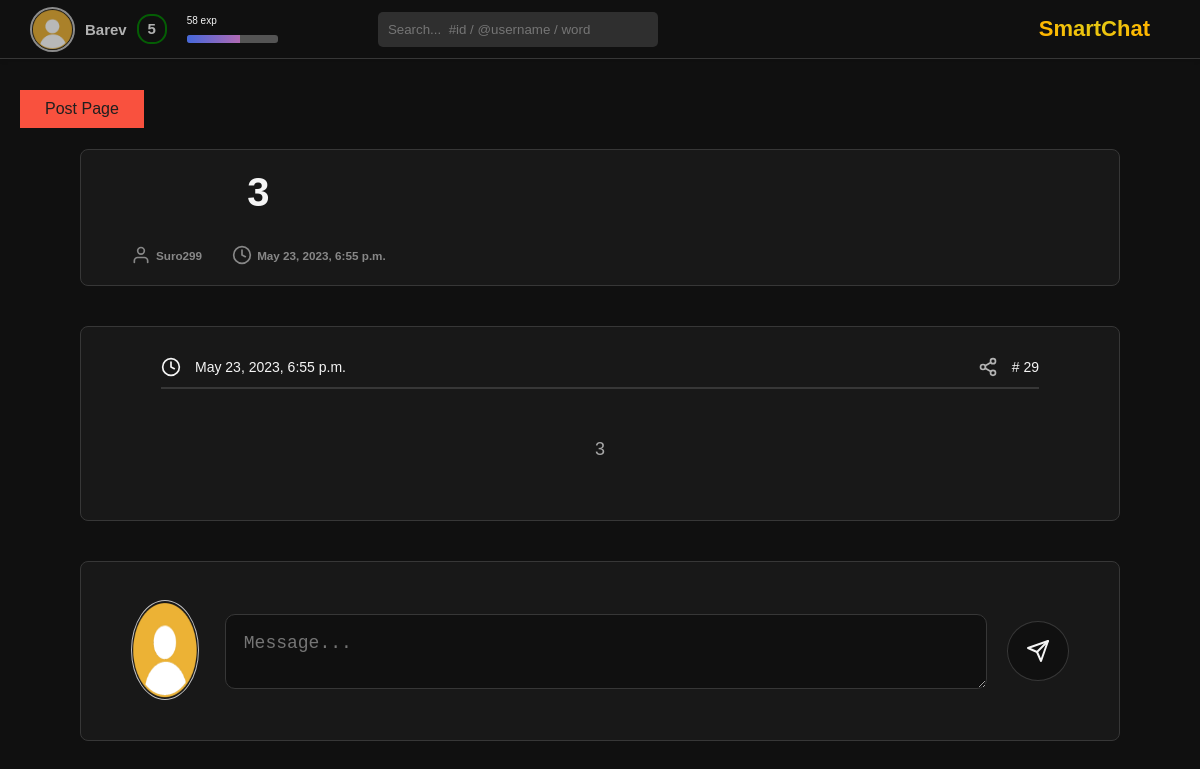
The page /post_page/29/ (signed in) on the database as committed earlier.
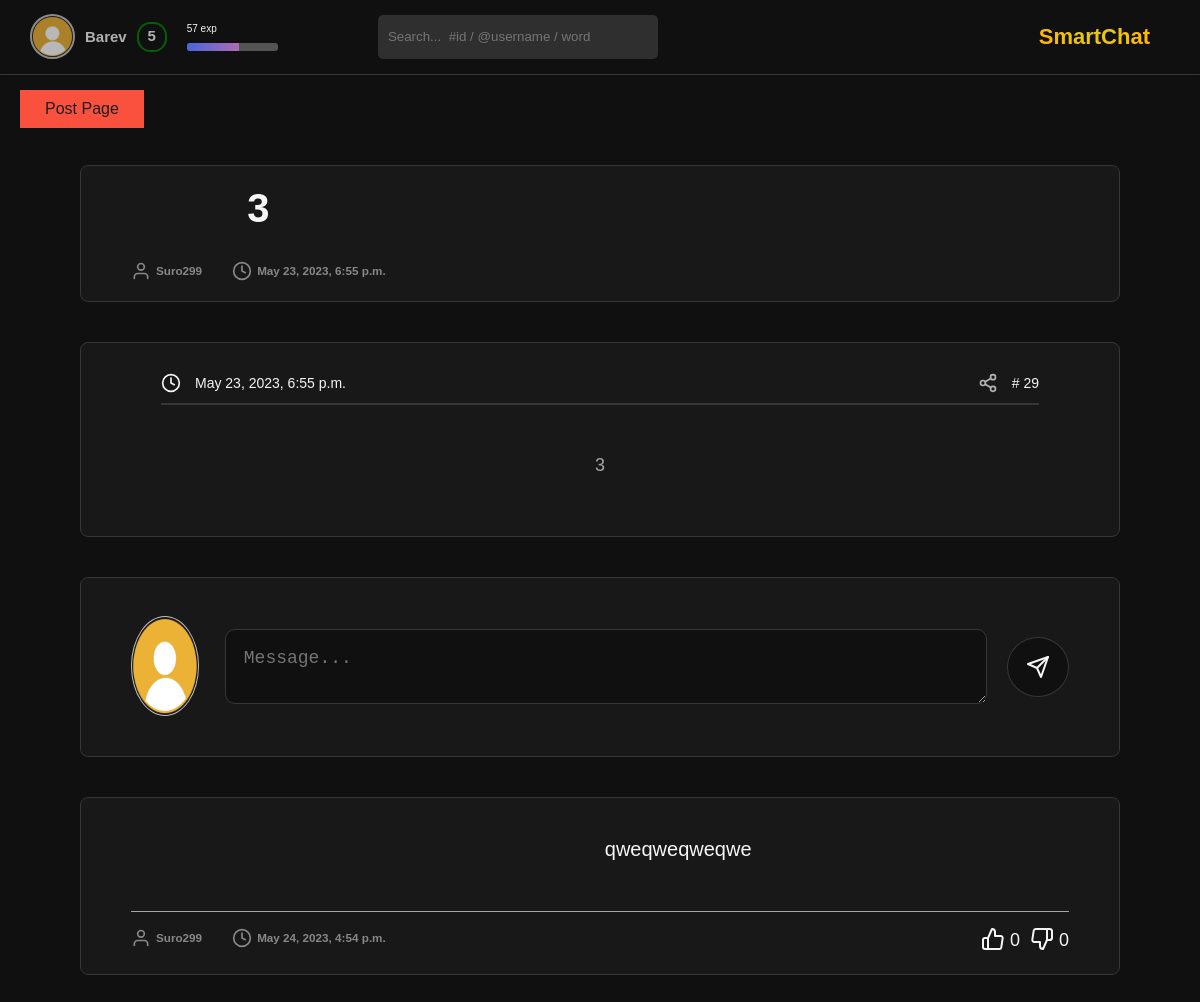
The same page on the database as committed later.
### users/models.py (models this page shows, shortened)
class CustomUser(AbstractBaseUser, PermissionsMixin):
    username = models.CharField(_("User name"), max_length=255, unique=True)
    first_name = models.CharField(_("User First Name"), max_length = 100, blank = True)
    last_name = models.CharField(_("User Last Name"), max_length = 100, blank = True)
    email = models.EmailField(_("email address"), blank=True, default="",)
    avatar = models.ImageField(_("User avatar"), blank=True, default="default_avatar.png",)
    description = models.TextField(_("User Description"), blank = True, default = "No BIO")
    posts_posted = models.PositiveBigIntegerField(_("posts_posted"), default=0)
    reactions = models.PositiveBigIntegerField(_("reactions"), default=0)
    points = models.PositiveBigIntegerField(_("points"), default=0)
    level = models.PositiveIntegerField("User level", default=1)
    exp = models.PositiveIntegerField("User Exp", default=0)
    favorites = models.ManyToManyField('main.PostsModel', blank = True)
    is_staff = models.BooleanField(default=False)
    is_active = models.BooleanField(default=True)
    subscribers_set = models.ManyToManyField('CustomUser', blank=True, related_name='subscriptions')
    subscription_set = models.ManyToManyField('CustomUser', blank=True, related_name='subscribers')
    friends_set = models.ManyToManyField('CustomUser', blank=True, related_name='friends')
    date_joined = models.DateTimeField(auto_created=True, default=timezone.now)
    USERNAME_FIELD = "username"
    REQUIRED_FIELDS = ["email"]
    objects = CustomUserManager()

### main/models.py (models this page shows, shortened)
class PostsModel(models.Model):
    sender = models.ForeignKey(CustomUser, on_delete=models.CASCADE, null=True, blank=True)
    post_title = models.CharField("Post Title", max_length = 100)
    post_text = models.TextField("Post Content")
    post_image = models.ImageField("Post Image", blank = True)
    post_tags = models.CharField("Post Title", max_length = 255, blank = True)
    timestamp = models.DateTimeField(auto_now_add = True)
    post_tags = models.ManyToManyField("Tag", blank = True)
    likers = models.ManyToManyField(CustomUser, related_name = "likers", blank = True)
    dislikers = models.ManyToManyField(CustomUser, related_name = "dislikers", blank = True)
    date_created = models.DateTimeField("Data Created", auto_created = True, default = timezone.now)
    comments = models.ManyToManyField("Comment", blank = True)

class Comment(models.Model):
    com_sender = models.ForeignKey(CustomUser, on_delete=models.CASCADE, null=True, blank=True)
    text = models.TextField("Comment Text")
    date_created = models.DateTimeField("Data Created", auto_created = True, default = timezone.now)
    likers = models.ManyToManyField(CustomUser, related_name = "com_likers", blank = True)
    dislikers = models.ManyToManyField(CustomUser, related_name = "com_dislikers", blank = True)

### main/views.py (the view)
# urls.py: path("post_page/<int:id>/", views.post_page, name = "post_page"),
def post_page(request, id):
    if not (request.user.is_authenticated):
        return redirect("login")
    post = PostsModel.objects.get(pk=id)
    if request.method == "POST":
        if not (request.user.is_authenticated):
            return redirect("login")
        btn_l = request.POST.get("btn_l")
        btn_d = request.POST.get("btn_d")
        post_comment = request.POST.get("post_comment")
        com_del = request.POST.get("com_del")
        if btn_l:
            comment_ex = Comment.objects.get(id=btn_l)
            sender = User.objects.get(id=comment_ex.com_sender.id)
            user = User.objects.get(id=request.user.id)
            if request.user in comment_ex.likers.all():
                comment_ex.likers.remove(request.user)
                if sender.points != 0 and sender.id != request.user.id:
                    sender.points -= 1
                    user.reactions -= 1
            else:
                if request.user in comment_ex.dislikers.all():
                    comment_ex.dislikers.remove(request.user)
                comment_ex.likers.add(request.user)
                if sender.id != request.user.id:
                    sender.exp += 2
                    sender.points += 1
                    user.reactions += 1
                if request.user in comment_ex.dislikers.all():
                    if sender.id != request.user.id:
                        comment_ex.dislikers.remove(request.user)
                        sender.points -= 1
                        user.reactions -= 1
            if sender.exp >= 100:
                sender.exp -= 100
                sender.level += 1
            sender.save()
            user.save()
            return redirect(f"/post_page/{id}")
        elif btn_d:
            comment_ex = Comment.objects.get(id=btn_d)
            sender = User.objects.get(id=comment_ex.com_sender.id)
            user = User.objects.get(id=request.user.id)
            if request.user in comment_ex.dislikers.all():
                comment_ex.dislikers.remove(request.user)
                if sender.points != 0 and sender.id != request.user.id:
                    sender.points -= 1
                    user.reactions -= 1
            else:
                if request.user in comment_ex.likers.all():
                    comment_ex.likers.remove(request.user)
                comment_ex.dislikers.add(request.user)
                if sender.id != request.user.id:
                    sender.points += 1
                    sender.exp += 1
                    user.reactions += 1
                if request.user in comment_ex.likers.all():
                    if sender.id != request.user.id:
                        comment_ex.likers.remove(request.user)
                        sender.points -= 1
                        user.reactions -= 1
            if sender.exp >= 100:
                sender.exp -= 100
                sender.level += 1
            sender.save()
            user.save()
        elif post_comment:
            form = NewComment(request.POST)
            if form.is_valid():
                comment = form.save(commit=False)
                comment.com_sender = request.user
                comment.save()
                post.comments.add(comment)
                sender = User.objects.get(id = post.sender.id)
                sender.exp += 4
                if sender.exp >= 100:
                    sender.exp -= 100
                    sender.level += 1
                sender.save()
        elif com_del:
            comment = Comment.objects.get(id = com_del)
            if comment.com_sender == request.user:
                comment.delete()
    else:
        form = NewComment()
    comments = list(post.comments.all())
    comments.reverse()
    return render(
        request, "main/post_page.html", context={
            "post": post,
            "comments": comments
            }
    )

### main/templates/main/post_page.html (shortened to what this page needs)
{% extends 'main/base.html' %}
{% load static %}
{% block css %}
    <link rel="stylesheet" href="{% static 'main/css/post_page/style.css' %}">
{% endblock %}
{% block main %}
    <a href="{% url 'posts' %}"> <button> Post Page </button> </a>
    <main>
        <section>
            <div>
                <h1> {{ post.post_title }} </h1>
                <span>
                    <div>
                        <a href="{% url 'user_profile' post.sender.id %}">
                            <img src="{% static 'main/icon/user.svg' %}" alt="">
                            <h3> {{ post.sender.username }} </h3>
                        </a>
                    </div>
                    <div>
                        <img src="{% static 'main/icon/clock.svg' %}" alt="">
                        <h3> {{ post.date_created }} </h3>
                    </div>
                </span>
            </div>
        </section>
        <section>
            <span>
                <div>
                    <span>
                        <div>
                            <img src="{% static 'main/icon/clock.svg' %}" alt="">
                            <h3> {{ post.date_created }} </h3>
                        </div>
                        <div>
                            <img src="{% static 'main/icon/share.svg' %}" alt="">
                            <h3> # {{ post.id }}</h3>
                        </div>
                    </span>
                    <span></span>
                </div>
                <div>
                    <p>
                        {{ post.post_text}}
                    </p>
                </div>
            </span>
        </section>
        <section>
            <div>
                <img src="{{ user.avatar.url }}" alt="">
            </div>
            <div>
                <form method="post">
                    <textarea name = "text" cols="10" rows="5" placeholder = "Message..." ></textarea>
                    <button name = "post_comment" value = "post_comment" type = "submit">
                        <img src="{% static 'main/icon/send.svg' %}" alt="">
                    </button>
                </form>
            </div>
        </section>
        {% for i in comments %}
        <section class = "comment">
            <div>
                <span>
                    <p>
                        {{ i.text }}
                    </p>
                </span>
            </div>
            <div>
                <span>
                    <div>
                        <a href="{% url 'user_profile'  i.com_sender.id %}">
                            <img src="{% static 'main/icon/user.svg' %}" alt="">
                            <h3> {{ i.com_sender.username }} </h3>
                        </a>
                    </div>
                    <div>
                        <img src="{% static 'main/icon/clock.svg' %}" alt="">
                        <h3> {{ i.date_created }} </h3>
                    </div>
                </span>
                <span>
                    <form method = "post">
                        <button name = "btn_l" value = "{{ i.id }}"  type="submit">
                            <dl>
                                <dt>
                                </dt>
                                <dd> {{ i.likers.count }} </dd>
                            </dl>
                        </button>
                        <button name = "btn_d" value = "{{ i.id }}"  type="submit">
                            <dl>
                                <dt>
                                </dt>
                                <dd> {{ i.dislikers.count }} </dd>
                            </dl>
                        </button>
                    </form>
                </span>
            </div>
        </section>
        {% endfor %}
    </main>
{% endblock %}

### main/templates/main/base.html (shortened to what this page needs)
{% load static %}
<!DOCTYPE html>
<html lang="en">
<head>
    <link rel="stylesheet" href="{% static 'main/css/dop/header/style.css'%}">
    <link rel="stylesheet" href="{% static 'main/css/dop/set_menu/style.css' %}">
    {% block css %} {% endblock %}
</head>
<body>
    <header>
        <div onclick="OpenSettingsWindow()">
            <span >
                <img src="{{ user.avatar.url }}" alt="User Avatar">
            </span>
            <h1> {{ user.username }} </h1>
            {% if user.level < 10 %}
                <div style = "border-color: green;">
                    <h1> {{ user.level }} </h1>
                </div>
            {% endif %}
        </div>
        <div>
            <p>{{ user.exp }} exp</p>
            <div>
                <div style = "width: {{ user.exp }}%;" ></div>
            </div>
        </div>
        <div>
            <input type="text" placeholder="Search...  #id / @username / word">
        </div>
        <div>
            <h1> SmartChat </h1>
        </div>
    </header>
    {% block main %} {% endblock %}
</body>
</html>

### main/static/main/css/dop/header/style.css (style rules this page uses)
header { grid-area: 1 / 1 / 2 / 7; border-bottom: 1px solid #373737; display: flex; justify-content: space-between; align-items: center; padding: 10px; background-color: #101010; box-shadow: 0 2px 4px rgba(0, 0, 0, 0.1); padding: 0 3rem; z-index: 5; }
header > div:nth-child(1) { opacity: 70%; display: flex; align-items: center; transition: 0.2s; margin-right: 2rem; }
header > div:nth-child(1) > span { width: 4.5rem; height: 4.5rem; border-radius: 50%; border: 2px solid silver; margin-right: 1rem; border-radius: 50%; outline: hidden; overflow: hidden; display: flex; justify-content: center; align-content: center; }
header > div:nth-child(1) > span > img { height: 100%; border-radius: 50%; }
header > div:nth-child(1) > h1 { user-select: none; font-weight: bold; font-size: 1.5rem; margin-right: 1rem; }
header > div:nth-child(1) > div { width: 3rem; height: 3rem; display: flex; justify-content: center; align-items: center; border: 2px solid gold; border-radius: 45%; }
header > div:nth-child(1) > div > h1 { width: 100%; height: 100%; display: flex; justify-content: center; align-items: center; padding-bottom: 0.2rem; font-size: 1.5rem; user-select: none; }
header > div:nth-child(2) { width: 8%; height: 2.8rem; display: flex; flex-direction: column; justify-content: space-between; }
header > div:nth-child(2) > div { width: 100%; height: 0.8rem; background-color: #545454; overflow: hidden; border-radius: 3px; }
header > div:nth-child(2) > div > div { height: 100%; background: linear-gradient(90deg, #4568dc, #b06ab3); transition: width 0.5s ease-in-out; }
header > div:nth-child(3) { height: 100%; flex-grow: 1; margin: 0 10rem; display: flex; justify-content: start; align-items: center; }
header > div:nth-child(3) > input { width: 50%; height: 60%; padding: 1rem; border: none; border-radius: 5px; background-color: #2f2f2f; outline: none; color: whitesmoke; }
header > div:nth-child(4) { height: 5rem; display: flex; margin-right: 2rem; }
header > div:nth-child(4) > h1 { display: flex; align-items: center; font-size: 2.2rem; background: radial-gradient(ellipse farthest-side at top center, #e8c812 50%, #ffb700 100%); background-clip: text; -webkit-background-clip: text; -webkit-text-fill-color: transparent; }

Rows that differ between the two databases and show on the page:
changed CustomUser "Barev": exp "58" → "57"
added Comment: text "qweqweqweqwe", com_sender.username "Suro299", date_created "May 24, 2023, 4:54 p.m.", likers.count "0", dislikers.count "0"
